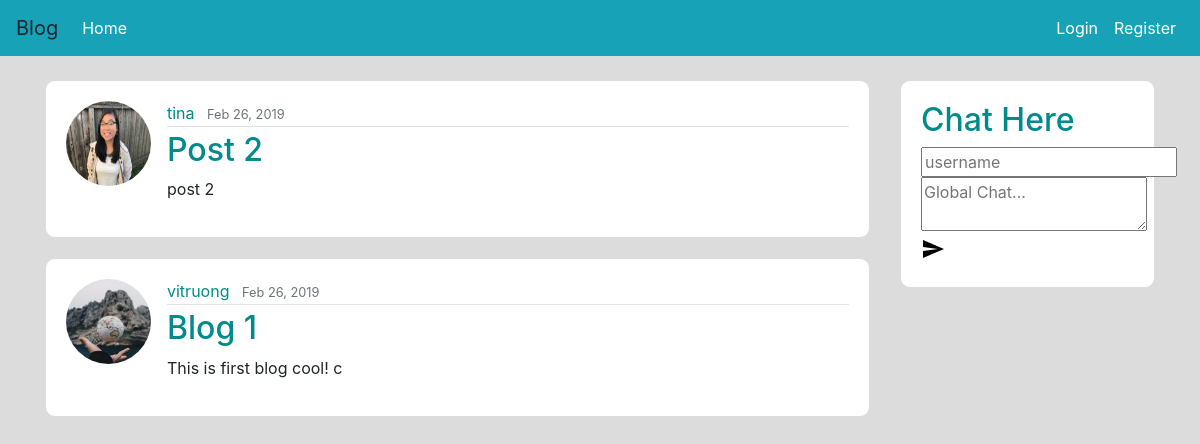
Before: / with the older database file.
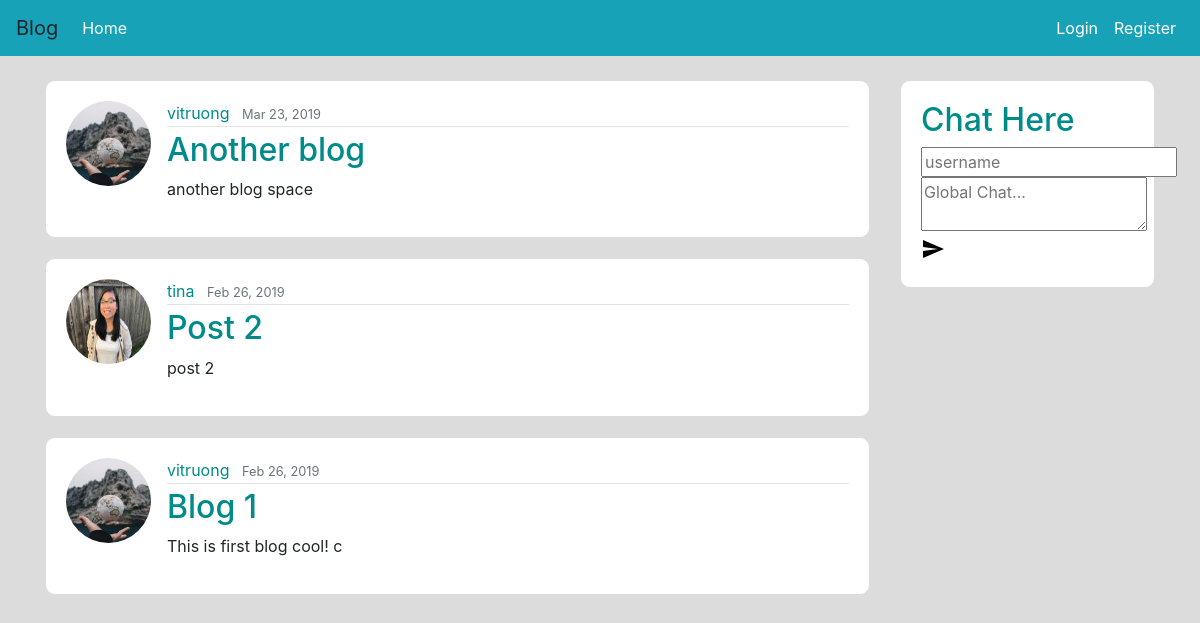
After: the same page with the newer database file.
### flaskblog/model.py (models this page shows, shortened)
class Post(db.Model):
    id = db.Column(db.Integer, autoincrement=True, primary_key=True)
    title = db.Column(db.String(150), nullable=False)
    content = db.Column(db.Text, nullable=False)
    date_posted = db.Column(db.DateTime, nullable=False, default=datetime.utcnow)
    user_id = db.Column(db.Integer, db.ForeignKey('user.id'), nullable=False)

class User(db.Model, UserMixin):
    id = db.Column(db.Integer, autoincrement=True, primary_key=True)
    username = db.Column(db.String(20), unique=True, nullable=False)
    email = db.Column(db.String(120), unique=True, nullable=False)
    image_file = db.Column(db.String(20), nullable=False, default='default.jpg')
    password = db.Column(db.String(60), nullable=False)
    posts = db.relationship('Post', backref='author', lazy=True)

### flaskblog/routes.py (the view)
@app.route('/')
def homepage():
    posts = Post.query.order_by(Post.date_posted.desc())
    return render_template("homepage.html", posts=posts)

### flaskblog/templates/homepage.html (shortened to what this page needs)
{% extends 'base.html' %}
{% block body %}
    {% for post in posts %}
        <article class="media content-section">
          <img class="rounded-circle article-img" src="{{ url_for('static', filename='profile_pics/' + post.author.image_file) }}">
          <div class="media-body">
            <div class="article-metadata">
              <a class="mr-2" href="#">{{ post.author.username }}</a>
              <small class="text-muted">{{ post.date_posted.strftime('%b %d, %Y') }}</small>
            </div>
            <h2><a class="article-title" href="{{ url_for('post', post_id=post.id) }}">{{ post.title }}</a></h2>
            <p class="article-content">{{ post.content }}</p>
          </div>
        </article>
    {% endfor %}
{% endblock %}

Changed rows visible on the page:
added Post: image_file (picture), author.username "vitruong", date_posted "Mar 23, 2019", title "Another blog", content "another blog space"
